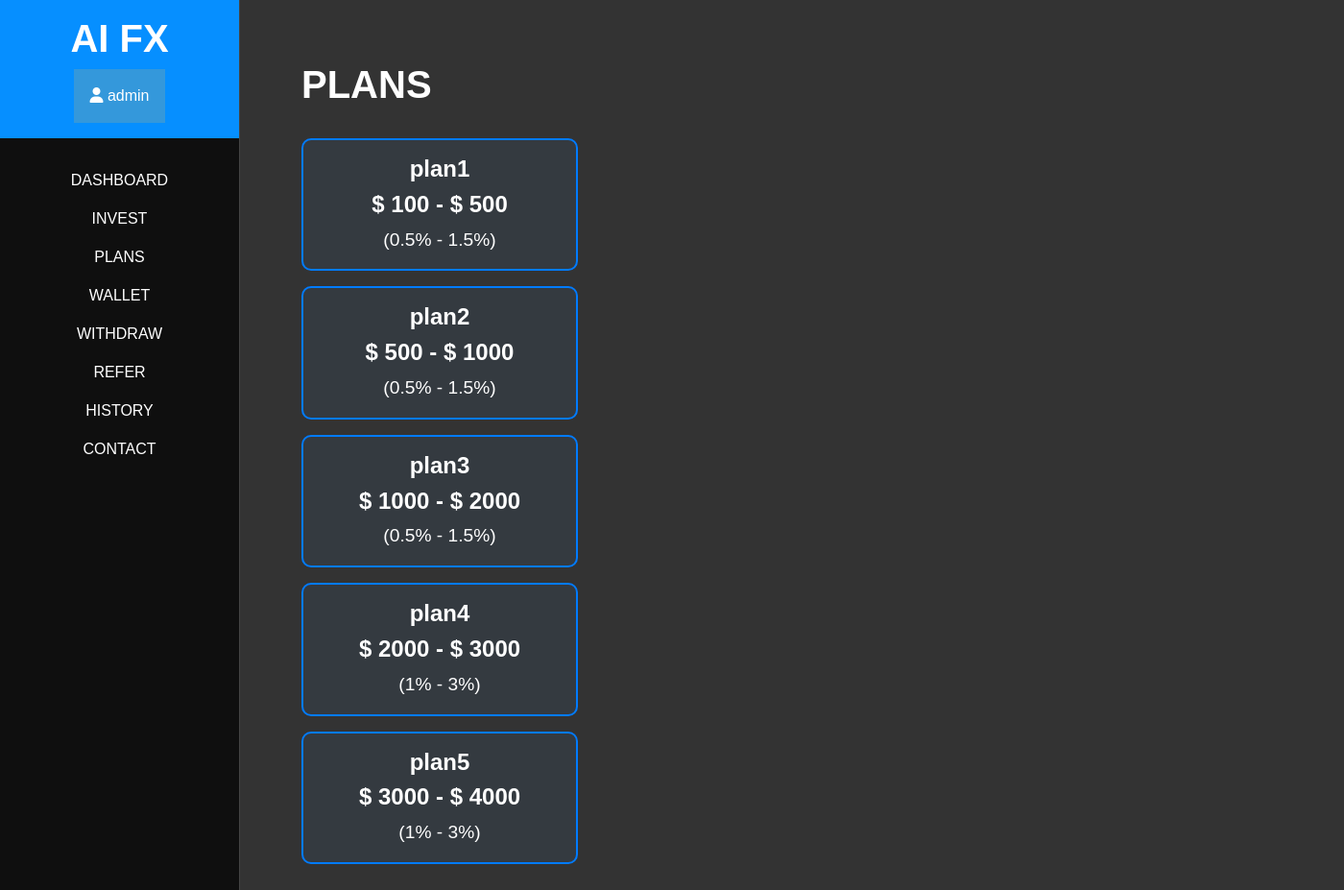
/newplan/ (signed in), run on the app's committed database.
### home/models.py (models this page shows)
class Plans(models.Model):
    plan_name = models.CharField(max_length=100)
    plan_min_price = models.CharField(max_length=100)
    plan_max_price = models.CharField(max_length=100)
    plan_min_percentage = models.CharField(max_length=100)
    plan_max_percentage = models.CharField(max_length=100)

### home/views.py (the view)
# urls.py: path('newplan/', login_required(views.Newplan_view.as_view()), name='newplan'),
class Newplan_view(View):
    def get(self, request):
        context = {
            "plans": models.Plans.objects.all(),
        }
        return render(request, 'newplan.html', context=context)

### templates/newplan.html (shortened to what this page needs)
{% extends 'base.html' %}
{% block content%}
<div class="m-5">
<h1 class="fw-bold text-white"> PLANS </h1><br>
{% for plan in plans %}
<a href="{% url 'payment' %}" class="card text-white mb-3 custom-link" style="max-width: 18rem; text-decoration: none; border: 2px solid #007BFF; border-radius: 10px; transition: transform 0.2s; background-color: #343a40;">
    <div class="card-body">
        <h4 class="card-title text-center"><strong>{{ plan.plan_name }}</strong></h4>
        <h4 class="card-title text-center"><strong>$ {{ plan.plan_min_price }} - $ {{ plan.plan_max_price }}</strong></h4>
        <p class="card-text text-center" style="font-size: 1.2em;">({{ plan.plan_min_percentage }}% - {{ plan.plan_max_percentage }}%)</p>
    </div>
</a>
{% endfor %}
<br>
{% endblock %}

### templates/navbar.html (shortened to what this page needs)
<div class="sidenav" style="border-right: 1px solid #444;">
    <div class="sidenav-header py-3">
        <h1 class="fw-bold">AI FX</h1>
        <div class="dropdown">
            <button onclick="myFunction()" class="dropbtn"><i class="fa-solid fa-user"></i> {{ user.username }}</button>
          </div>
    </div>
    <ul style="height: 50%;" class="py-4">
        <li class="list-item py-2">
            <a href="{% url 'home' %}">
                DASHBOARD
            </a>
        </li>
          <li class="list-item py-2">
              <a href="{% url 'payment' %}">
                  INVEST
              </a>
          </li>
          <li class="list-item py-2">
              <a href="{% url 'newplan' %}">
                  PLANS
              </a>
          </li>
          <li class="list-item py-2">
              <a href="{% url 'profit' %}">
                  WALLET
              </a>
          </li>
          <li class="list-item py-2">
            <a href="{% url 'withdraw' %}">
                WITHDRAW
            </a>
        </li>
        <li class="list-item py-2">
            <a href="{% url 'refer' %}">
                REFER
            </a>
        </li>
        <li class="list-item py-2">
            <a href="{% url 'history' %}">
                HISTORY
            </a>
        </li>
        <li class="list-item py-2">
            <a href="{% url 'contact' %}">
                CONTACT
            </a>
        </li>
      </ul>
</div>

### static/css/styles.css (style rules this page uses)
body { margin: 0; padding: 0; font-family: Arial, sans-serif; background-color: #0f0f0f; }
.dropbtn { background-color: #3498DB; color: white; padding: 16px; font-size: 16px; border: none; cursor: pointer; }
.dropdown { position: relative; display: inline-block; }
.sidenav { height: 100%; width: 250px; position: fixed; top: 0; left: 0; background-color: #0f0f0f; overflow-x: hidden; transition: 0.5s; }
.sidenav-header { background-color: #068fff; color: #fff; text-align: center; }
.sidenav ul { list-style: none; padding: 0; }
.sidenav ul li { text-align: center; }
.sidenav a { text-decoration: none; color: #fff; display: block; transition: 0.3s; }

### data on the page
Plans: plan_name "plan1", plan_min_price "100", plan_max_price "500", plan_min_percentage "0.5", plan_max_percentage "1.5"
Plans: plan_name "plan2", plan_min_price "500", plan_max_price "1000", plan_min_percentage "0.5", plan_max_percentage "1.5"
Plans: plan_name "plan3", plan_min_price "1000", plan_max_price "2000", plan_min_percentage "0.5", plan_max_percentage "1.5"
Plans: plan_name "plan4", plan_min_price "2000", plan_max_price "3000", plan_min_percentage "1", plan_max_percentage "3"
Plans: plan_name "plan5", plan_min_price "3000", plan_max_price "4000", plan_min_percentage "1", plan_max_percentage "3"

### other printed values
{{ user.username }} "admin"
